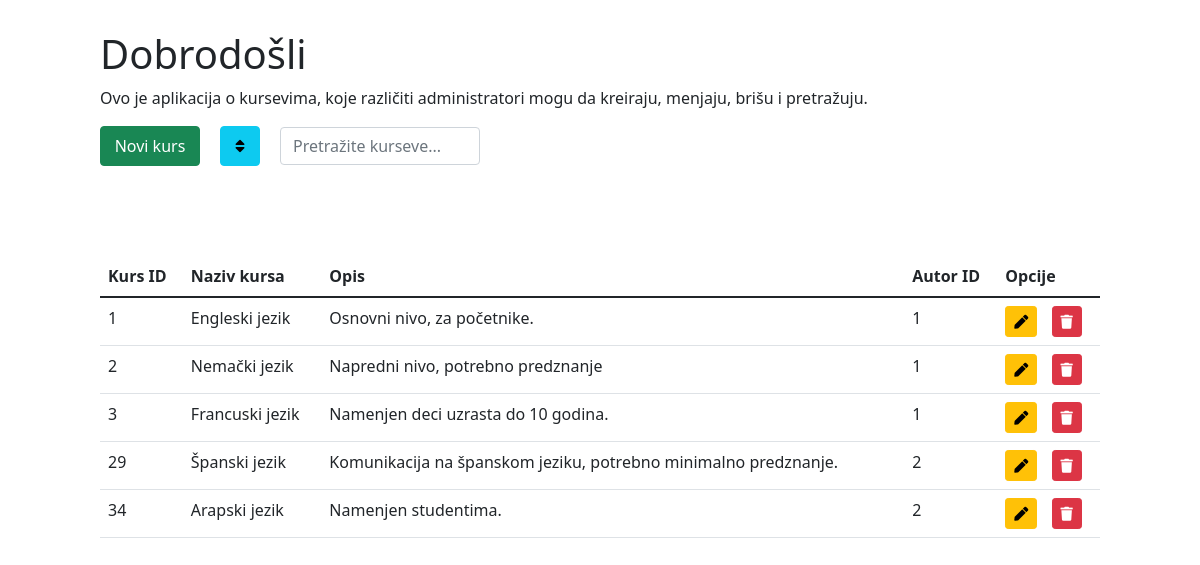
The app's page /index.php (signed in) with its own data.
### tables this page shows
CREATE TABLE `kurs` (
  `kursID` int(11) NOT NULL,
  `naziv` varchar(30) NOT NULL,
  `opis` text NOT NULL,
  `autor` int(11) NOT NULL
);

### model/Kurs.php (called while the page is built, shortened)
<?php
class Kurs {
    public static function prikaziSve($conn) {
        $sql = "SELECT * FROM kurs";
        return $conn->query($sql);
    }
}
?>

### index.php (the view, shortened to what this page needs)
<?php
require "broker.php";
require "model/Kurs.php";
$svi = Kurs::prikaziSve($conn);
if($svi->num_rows == 0) {
    echo "Nema postojećih kurseva.";
    exit();
} else {
?>
<!DOCTYPE html>
<html lang="en">
<head>
    <link rel="stylesheet" href="https://cdn.jsdelivr.net/npm/bootstrap@5.1.3/dist/css/bootstrap.min.css">
    <link rel="stylesheet" href="https://pro.fontawesome.com/releases/v5.10.0/css/all.css"/>
    <link rel="stylesheet" href="css/style.css">
</head>
<body>
    <div class="padding-container">
        <h1>Dobrodošli</h1>
        <p>Ovo je aplikacija o kursevima, koje različiti administratori mogu da kreiraju, menjaju, brišu i pretražuju.</p>
        <div style="display: flex; align-items:center">
            <button style="margin-right:20px; margin-bottom:30px; padding:0px; width:100px; height:40px" type="button" id="novi-kurs" class="btn btn-success">Novi kurs</button>
            <button style="margin-right:20px; margin-bottom:30px; padding:0px; width:40px; height:40px" type="button" class="btn btn-info" id="sortiraj"><i class="fas fa-sort"></i></button>
            <input style="margin-right:20px; width:200px; display:inline; margin-bottom:30px" type="text" class="form-control" id="search" placeholder="Pretražite kurseve...">
        </div>
    </div>
    <div class="padding-container">
        <table class="table">
            <thead>
                <tr>
                    <th scope="col">Kurs ID</th>
                    <th scope="col">Naziv kursa</th>
                    <th scope="col">Opis</th>
                    <th scope="col">Autor ID</th>
                    <th scope="col">Opcije</th>
                </tr>
            </thead>
            <tbody class="telo">
                <?php
                    while($row = $svi->fetch_array()):
                ?>
                <tr id="<?php echo $row["kursID"]?>">
                    <td scope="row"><?php echo $row["kursID"] ?></td>
                    <td data-target="naziv"><?php echo $row["naziv"] ?></td>
                    <td data-target="opis"><?php echo $row["opis"] ?></td>
                    <td data-target="autor"><?php echo $row["autor"] ?></td>
                    <td>
                        <a href="#" style="margin-right:10px;" class="btn btn-warning btn-sm izmeni-kurs-button" data-id="<?php echo $row['kursID']; ?>"><i class="fas fa-pen"></i></a>
                        <a href="#" class="btn btn-danger btn-sm obrisi-kurs-button" data-id="<?php echo $row['kursID']; ?>"><i class="fas fa-trash"></i></a>
                    </td>
                </tr>
                <?php
                    endwhile;
                }
                ?>
            </tbody>
        </table>
    </div>
</body>
</html>

### css/style.css (style rules this page uses)
.padding-container { padding: 30px 100px; }
#search { display: inline; width: 100px; }

### records on screen
kurs: kursID "1", naziv "Engleski jezik", opis "Osnovni nivo, za početnike.", autor "1"
kurs: kursID "2", naziv "Nemački jezik", opis "Napredni nivo, potrebno predznanje", autor "1"
kurs: kursID "3", naziv "Francuski jezik", opis "Namenjen deci uzrasta do 10 godina.", autor "1"
kurs: kursID "29", naziv "Španski jezik", opis "Komunikacija na španskom jeziku, potrebno minimalno predznanje.", autor "2"
kurs: kursID "34", naziv "Arapski jezik", opis "Namenjen studentima.", autor "2"
